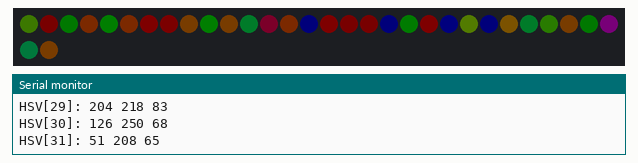
Simulated run of this sketch. Board: Arduino Uno, built with avr-gcc and run on an emulated ATmega328P. Shown: 32 RGB LEDs in strip order, left to right, continuing on the next row, the last lines printed to the serial monitor. Dim RGB values are drawn brighter than linear; random numbers use the default seed unless the sketch sets one.

Above: at 6.1 s.
At 11.1 s:
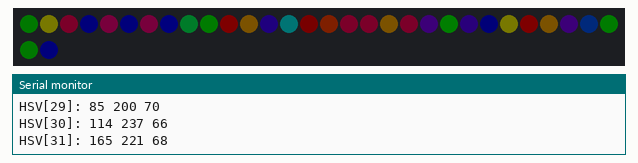
At 16.1 s:
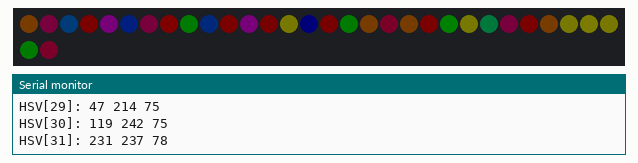
At 21.1 s:
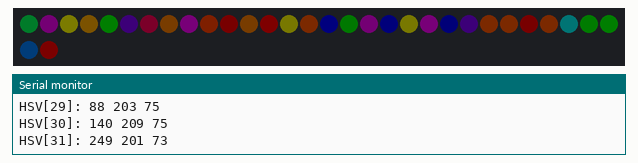
At 26.1 s:
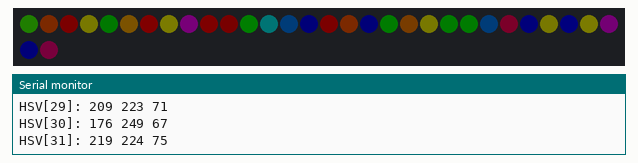
At 36.1 s:
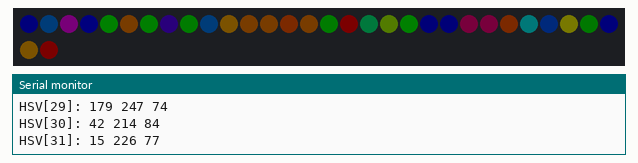

Measured:
- what the display in image 0 shows lasts 5.0 s, from 6.1 s to 11.1 s

The sketch:

print_HSV_values.ino
```cpp
//***************************************************************
//  Print out HSV values to serial monitor example...
//
//  Marc Miller, July 2017
//***************************************************************

#include "FastLED.h"
#define DATA_PIN    11
#define CLOCK_PIN   13
#define LED_TYPE    LPD8806
#define COLOR_ORDER GBR
#define NUM_LEDS    32

#define BRIGHTNESS  50
CRGB leds[NUM_LEDS];
CHSV hsv[NUM_LEDS];


//---------------------------------------------------------------
void setup() {
  Serial.begin(115200);  // Allows serial monitor output (check baud rate)
  delay(1500); // startup delay for recovery
  //FastLED.addLeds<LED_TYPE,DATA_PIN,COLOR_ORDER>(leds, NUM_LEDS).setCorrection(TypicalLEDStrip);
  FastLED.addLeds<LED_TYPE,DATA_PIN,CLOCK_PIN,COLOR_ORDER>(leds, NUM_LEDS).setCorrection(TypicalLEDStrip);
  FastLED.setBrightness(BRIGHTNESS);
  FastLED.clear();
}


//---------------------------------------------------------------
void loop() {
  EVERY_N_SECONDS( 5 ) {

    for (uint8_t i=0; i < NUM_LEDS; i++) {
      hsv[i].h = random8();
      hsv[i].s = random8(200,256);
      hsv[i].v = random8(64,85);
      leds[i] = CHSV(hsv[i].h, hsv[i].s, hsv[i].v);

      Serial.print("HSV["); Serial.print(i);
      Serial.print("]: "); Serial.print(hsv[i].h);
      Serial.print(" "); Serial.print(hsv[i].s);
      Serial.print(" "); Serial.println(hsv[i].v);
    }

    FastLED.show();

  }//end_EVERY_N

}//end_main_loop
```
